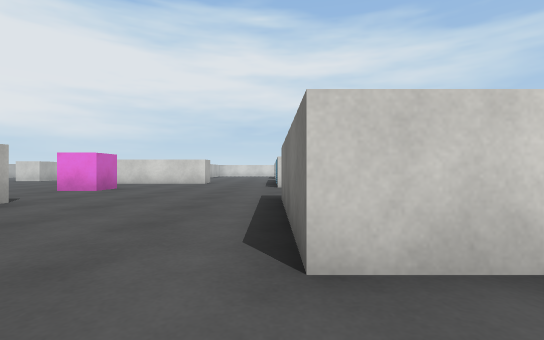
View 1 (above)

21 first-person views from a walk through a scene from a Unity 3-D project. The camera is 0.53 m above the floor, looks level and sees 85° across. The floor is counted in squares, 1 m on a side. Each view is taken from the middle of a square. On the plan, view 1 faces up. The plan holds only what a view shows up to about 9 squares ahead; the rest is blank. The place goes on beyond the plan. The player is left out. Surface patterns are stand-ins for the level's own textures.

View 2
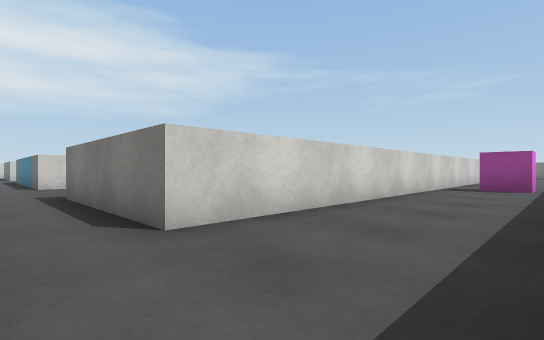

View 3
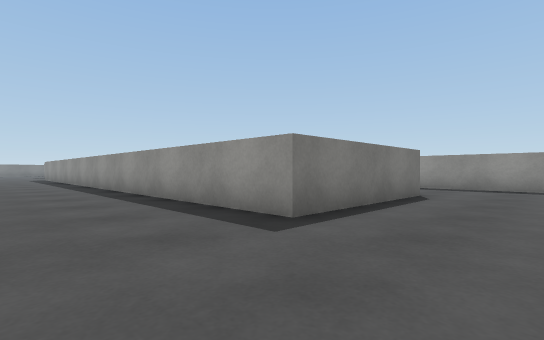

View 4
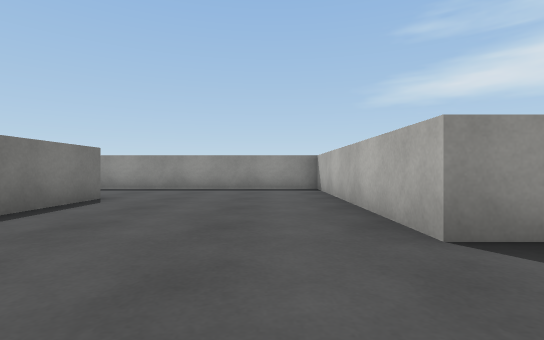

View 5
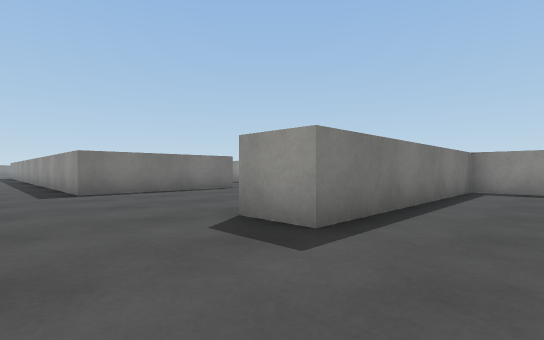

View 6
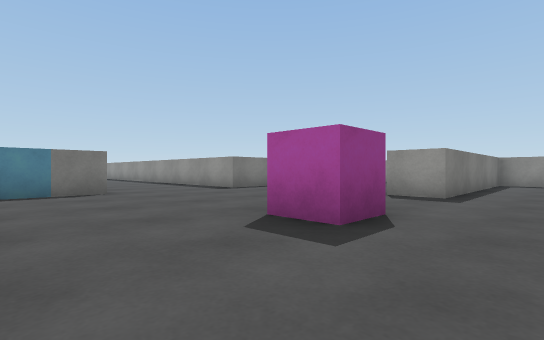

View 7
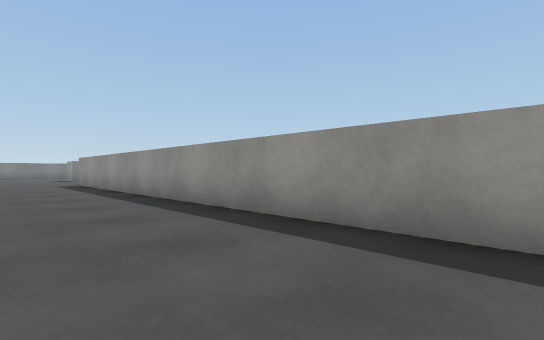

View 8
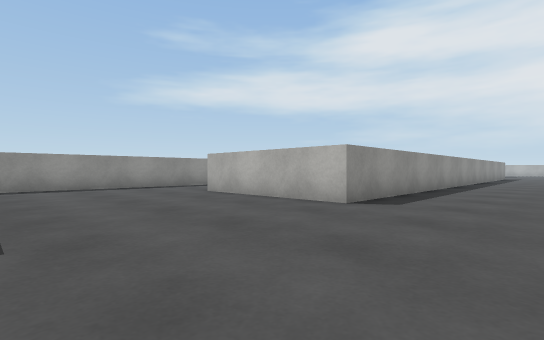

View 9
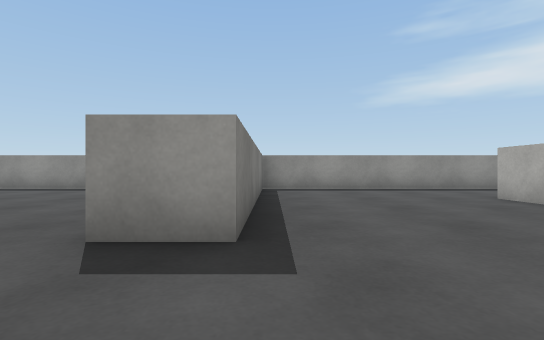

View 10
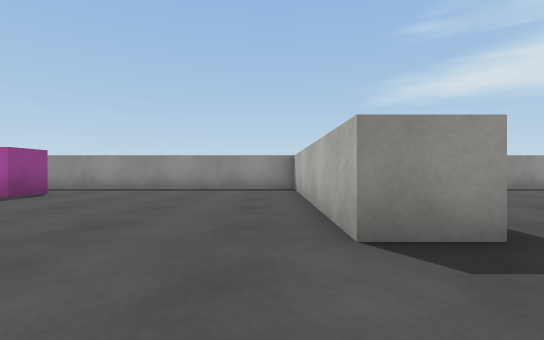

View 11
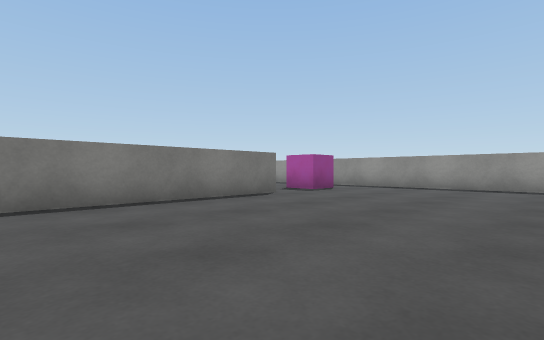

View 12
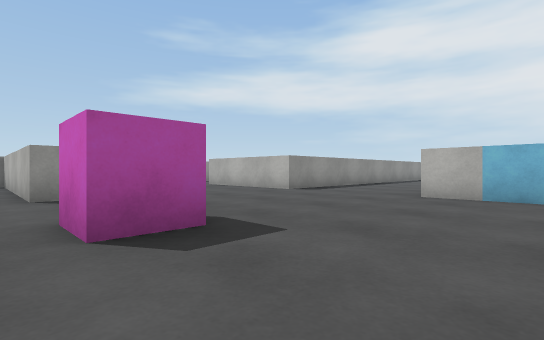

View 13
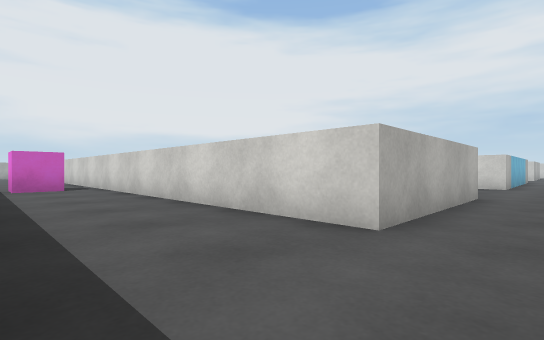

View 14
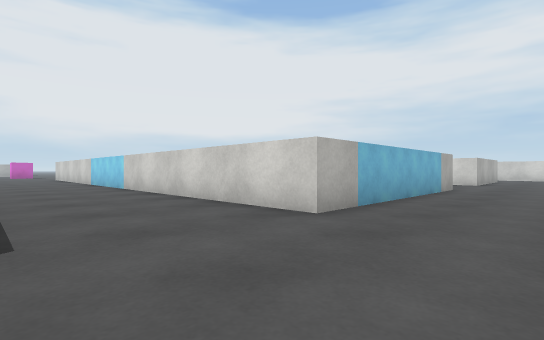

View 15
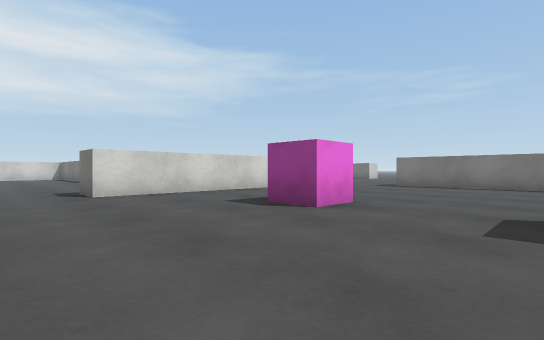

View 16
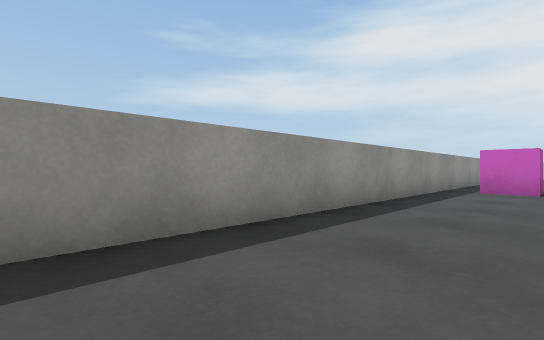

View 17
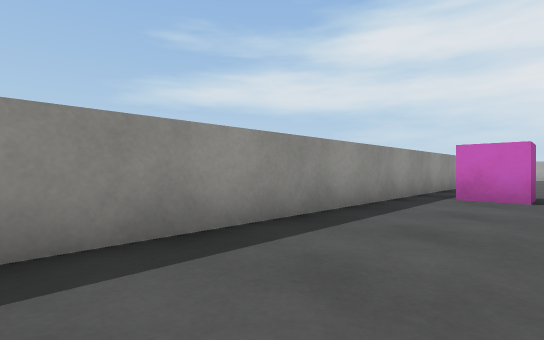

View 18
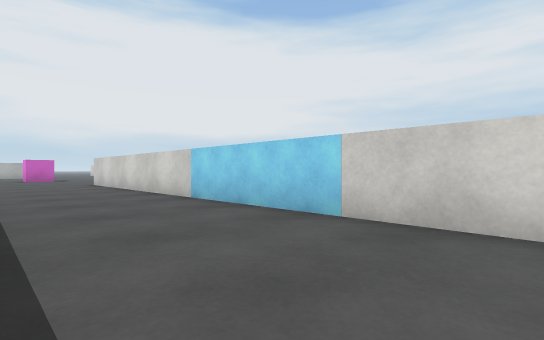

View 19
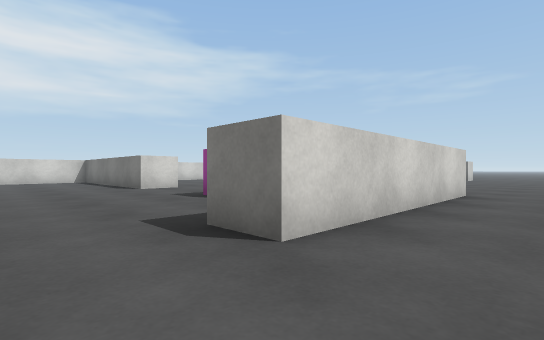

View 20
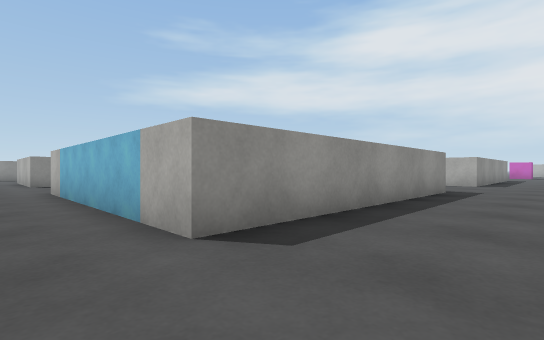

View 21
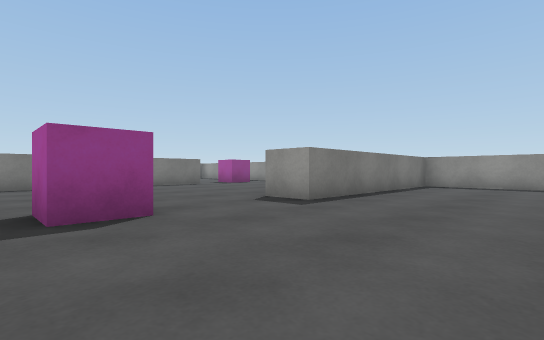

### Floor plan
Points are (right, up) in squares from view 1. A wall is a line through its corners. A room is listed if a view was taken in it or the views show most of it. See-through windows are left out.
Room 1 (views 1, 2, 3, 4, 5, 6, 7, 8, 9, 10, 11, 12, 13, 14, 15, 16, 17, 18, 19, 21)
walls: (16.8, 5.5) (16.8, 1.5) (0.2, 1.5) (0.2, 5.5) (16.8, 5.5); (16.8, 11.5) (16.8, 9) (0.2, 9) (0.2, 10.8); (5.4, -1.2) (21.3, -1.2) (21.3, 4.8) (22.4, 4.8) (22.4, -1.2) (28.5, -1.2); (25.1, 11.5) (19.6, 11.5); (27.9, 2.9) (27.9, 8.6); (-6.8, -1.2) (-5.4, -1.2) (-5.4, 4.8) (-4.3, 4.8) (-4.3, -1.2) (1.8, -1.2)
ways out: opening at (18.5, 12) to room 2; opening at (26.3, 13) to room 2
objects: pink cube (-5, 8); pink cube (8, 0) to (9, 0); pink cube (22, 8); pink cube (28, 1)
Room 2 (view 20)
walls: (22.4, 18.4) (21.3, 18.4) (21.3, 19.5); (16.8, 15) (16.8, 11.5); (19.6, 11.5) (19.6, 12.5)
ways out: opening at (18.5, 12) to room 1; opening at (26.3, 13) to room 1; opening at (17, 16.5)
objects: other object (22, 15)

Positions as (right, up) in squares from view 1, and headings:
1: (0, 0), facing up
2: (-1, -1), facing up-right
3: (-2, 8), facing down-right
4: (-3, 7), facing down
5: (-7, 7), facing down-right
6: (-7, 11), facing down-right
7: (5, 8), facing down-right
8: (21, 8), facing down-left
9: (21, 7), facing down
10: (23, 7), facing down
11: (23, 8), facing down-right
12: (23, 11), facing down-left
13: (18, -1), facing up-left
14: (19, 6), facing up-left
15: (18, 5), facing up-right
16: (17, 1), facing down-left
17: (15, 1), facing down-left
18: (12, 6), facing up-left
19: (18, 10), facing up-right
20: (18, 17), facing down-left
21: (18, 9), facing down-right
